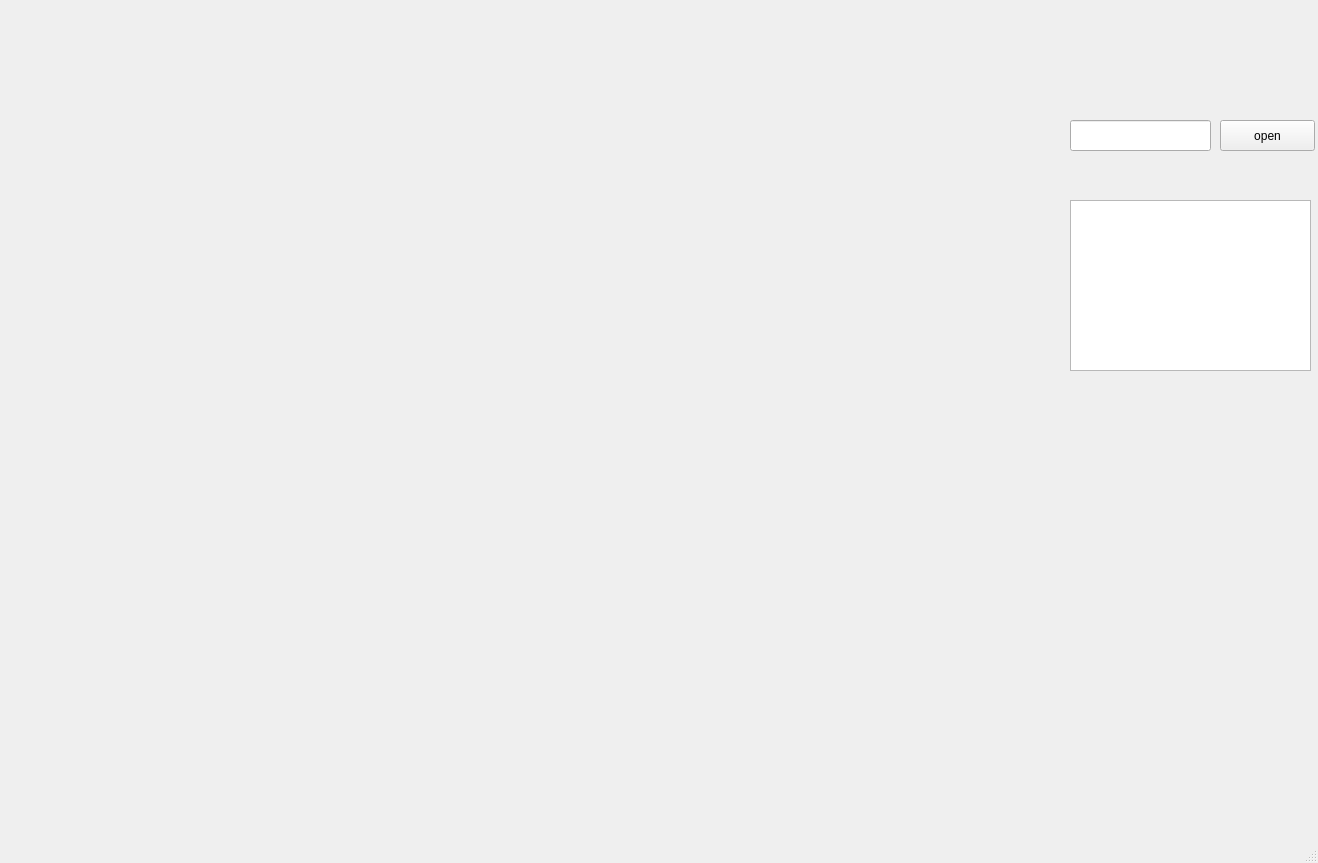
<?xml version="1.0" encoding="UTF-8"?>
<ui version="4.0">
 <class>MainWindow</class>
 <widget class="QMainWindow" name="MainWindow">
  <property name="geometry">
   <rect>
    <x>0</x>
    <y>0</y>
    <width>1318</width>
    <height>863</height>
   </rect>
  </property>
  <property name="windowTitle">
   <string>MainWindow</string>
  </property>
  <widget class="QWidget" name="centralwidget">
   <widget class="MainScene" name="cubeWidget" native="true">
    <property name="enabled">
     <bool>true</bool>
    </property>
    <property name="geometry">
     <rect>
      <x>250</x>
      <y>20</y>
      <width>801</width>
      <height>801</height>
     </rect>
    </property>
    <property name="cursor">
     <cursorShape>ArrowCursor</cursorShape>
    </property>
    <property name="mouseTracking">
     <bool>false</bool>
    </property>
   </widget>
   <widget class="QTextEdit" name="port_message">
    <property name="geometry">
     <rect>
      <x>1070</x>
      <y>200</y>
      <width>241</width>
      <height>171</height>
     </rect>
    </property>
   </widget>
   <widget class="QLineEdit" name="port_name">
    <property name="geometry">
     <rect>
      <x>1070</x>
      <y>120</y>
      <width>141</width>
      <height>31</height>
     </rect>
    </property>
   </widget>
   <widget class="QPushButton" name="port_button">
    <property name="geometry">
     <rect>
      <x>1220</x>
      <y>120</y>
      <width>95</width>
      <height>31</height>
     </rect>
    </property>
    <property name="text">
     <string>open</string>
    </property>
   </widget>
  </widget>
  <widget class="QMenuBar" name="menubar">
   <property name="geometry">
    <rect>
     <x>0</x>
     <y>0</y>
     <width>1318</width>
     <height>29</height>
    </rect>
   </property>
  </widget>
  <widget class="QStatusBar" name="statusbar"/>
 </widget>
 <customwidgets>
  <customwidget>
   <class>MainScene</class>
   <extends>QWidget</extends>
   <header>mainscene.h</header>
   <container>1</container>
  </customwidget>
 </customwidgets>
 <resources/>
 <connections/>
</ui>
